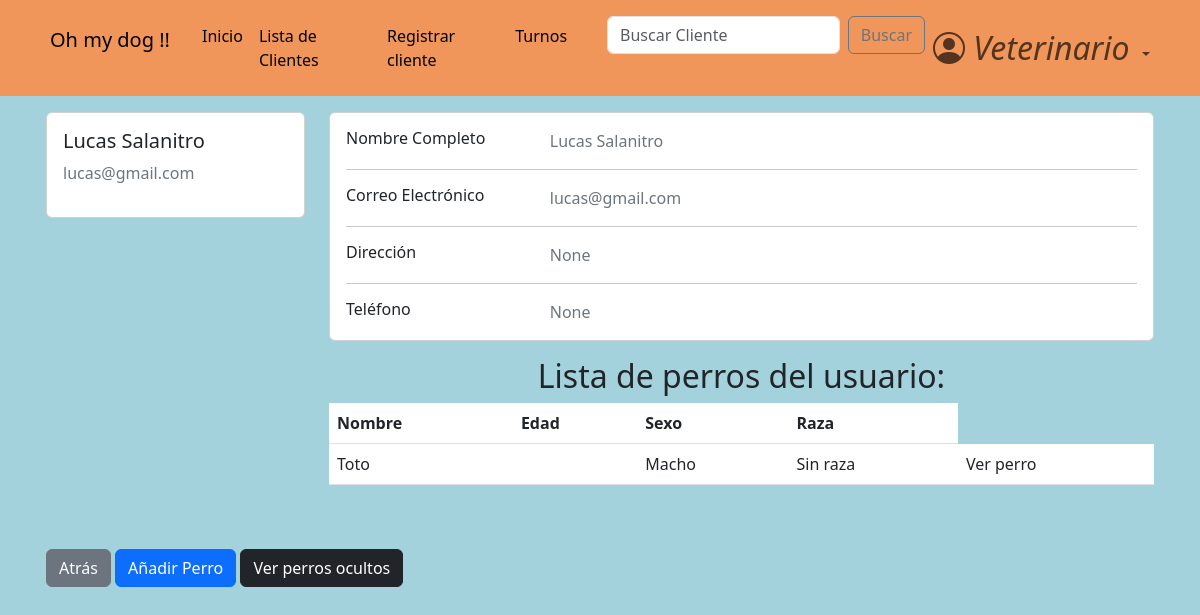
The page /accounts/profile/3 (signed in) on the database its author committed.
### accounts/models.py (models this page shows, shortened)
class CustomUser(AbstractBaseUser, PermissionsMixin):
    email =                     models.EmailField(verbose_name="email", unique=True)    #.foreignKey ??
    name =                      models.CharField(max_length=25)   #slug es texto corto
    surname =                   models.CharField(max_length=30, blank=True, null=True)
    address =                   models.CharField(max_length=30, blank=True, null=True)
    telephone =                 models.SlugField(max_length=12, blank=True, null=True)
    is_active =                 models.BooleanField(default=True)
    is_staff =                  models.BooleanField(default=False)
    is_admin =                  models.BooleanField(default=False)
    last_login =                models.DateTimeField(verbose_name="last login", default=datetime.datetime.now)
    is_veterinario =            models.BooleanField(default=False)
    USERNAME_FIELD = "email"    #variable por la cual se ingresa, dice username pero seria como 'campo que representa el inicio de sesion'
    REQUIRED_FIELDS = ['name',]    #no permite registros si no tiene estos campos completos
    objects = CustomUserManager()

### dogs/models.py (models this page shows, shortened)
class Dog(models.Model):
    class Sex(models.TextChoices):
        macho = "Macho"
        hembra = "Hembra"
    class Breed(models.TextChoices):
        sin_raza = "Sin raza"
        coker = "Coker"
        pastor_aleman = "Pastor aleman"
        bulldog = "Bulldog"
        labrador = "Labrador"
        golden = "Golder"
        caniche = "Caniche"
        chihuahua = "Chihuahua"
        bulldog_frances = "Bulldog Frances"
        beagle = "Beagle"
        boxer = "Boxer"
        galgo = "Galgo"
        dalmata = "Dalmata"
        sharpei = "Shar pei"
    class Color(models.TextChoices):
        blanco = "Blanco"
        negro = "Negro"
        marron = "Marrón"
        blanco_y_negro = "Blanco y negro"
        otro = "Otro color"
    class Size(models.TextChoices):
        grande = "Grande"
        mediano = "Mediano"
        pequeño = "pequeño"
    def default_value():
        return '-'
    name = models.CharField(
        max_length=15
    )
    date_of_birth = models.DateField(
        null=True,
    )
    sex = models.CharField(
        max_length=10,
        choices=Sex.choices
    )
    breed = models.CharField(
        max_length=20,
        choices=Breed.choices
    )
    color = models.CharField(
        max_length=20,
        blank=True,
        choices=Color.choices,
        null=True,
    )
    size = models.CharField(
        max_length=10,
        null=True,
        blank=True,
    )
    description = models.TextField(
        max_length=100,
        blank=True,
        null=True,
    )
    hidden = models.BooleanField(default=False)
    owner = models.ForeignKey(
        CustomUser,
        blank=True,
        on_delete=models.CASCADE,
        null=True
    )

### accounts/views.py (the view)
# urls.py: path('profile/<pk>', views.profile_view, name= 'profile'),
@login_required
def profile_view(request, pk):
    if not request.user.is_authenticated:
        return redirect('login')
    user_owner = CustomUser.objects.get(pk=pk)
    dogs = user_owner.dog_set.all()
    context = {
        'client': user_owner,
        'vet': request.user,
        'dogs_shown': dogs.filter(hidden=False)
    }
    return render(request, 'profile.html', context)

### accounts/templates/profile.html (shortened to what this page needs)
{% extends 'base.html' %}
{% block content %}
<main>
<div class="container card-izq " >
  <div class="row row-1" >
    <div class="col-md-3" >
      <div class="card">
        <div class="card-body">
          <h5>{{ client.name }} {{ client.surname }}</h5>
          <p class="text-secondary">{{ client.email }}</p>
        </div>
      </div>
    </div>
    <div class="col-md-9">
      <div class="card mb-3">
        <div class="card-body">
          <div class="row">
            <div class="col-sm-3">
              <h6 class="mb-0">Nombre Completo</h6>
            </div>
            <div class="col-sm-9 text-secondary">
              {{ client.name }} {{ client.surname }}
            </div>
          </div>
          <hr>
          <div class="row">
            <div class="col-sm-3">
              <h6 class="mb-0">Correo Electrónico</h6>
            </div>
            <div class="col-sm-9 text-secondary">
              {{ client.email }}
            </div>
          </div>
          <hr>
          <div class="row">
            <div class="col-sm-3">
              <h6 class="mb-0">Dirección</h6>
            </div>
            <div class="col-sm-9 text-secondary">
              {{ client.address }}
            </div>
          </div>
          <hr>
          <div class="row">
            <div class="col-sm-3">
              <h6 class="mb-0">Teléfono</h6>
            </div>
            <div class="col-sm-9 text-secondary">
              {{ client.telephone }}
            </div>
          </div>
        </div>
      </div>
        <h2 class="text-center">Lista de perros del usuario:</h2>
          {% if dogs_shown.count > 0 %}
                  <table class="table table-hover">
                      <thead>
                          <tr>
                              <th>Nombre</th>
                              <th>Edad</th>
                              <th>Sexo</th>
                              <th>Raza</th>
                          </tr>
                      </thead>
                      <tbody>
                          {% for dog in dogs_shown %}
                                <tr>
                                    <td>{{ dog.name }}</td>
                                    <td>{{ dog.age }}</td>
                                    <td>{{ dog.sex }}</td>
                                    <td>{{ dog.breed }}</td>
                                    <td>
                                      <a class="dropdown-item" href="{% url 'dog_profile' user_owner_id=client.id dog_id=dog.id %}">Ver perro</a>
                                    </td>
                                </tr>
                          {% endfor %}
                      </tbody>
                  </table>
            {% else %}
            <div>
              <a>El usuario no posee perros visibles</a>
            </div>
            {% endif %}
      </div>
    </div>
      <a href="{% url 'home' %}" class="btn btn-secondary">Atrás</a>
    {% if vet.is_veterinario %}
      <a href="{% url 'dog_registration' client.id %}" class="btn btn-primary">Añadir Perro</a>
      <a href="{% url 'hidden_dogs' client.id %}" class="btn btn-dark">Ver perros ocultos</a>
    {% endif %}
  </div>
</main>
{% endblock  %}

### pages/static/css/styles.css (style rules this page uses)
html { box-sizing: border-box; font-size: 16px; scroll-behavior: smooth; }
body { margin: 0; padding: 0; overflow-x: hidden; background-color: #a4d2dc; }
a { text-decoration: none; }
.card-izq { margin-bottom: 1rem; padding: 1rem; }
.row-1 { margin-bottom: 3rem; }

### rows shown on the page
CustomUser: name "Lucas", surname "Salanitro", email "lucas@gmail.com", address "None", telephone "None"
Dog: name "Toto", sex "Macho", breed "Sin raza"
